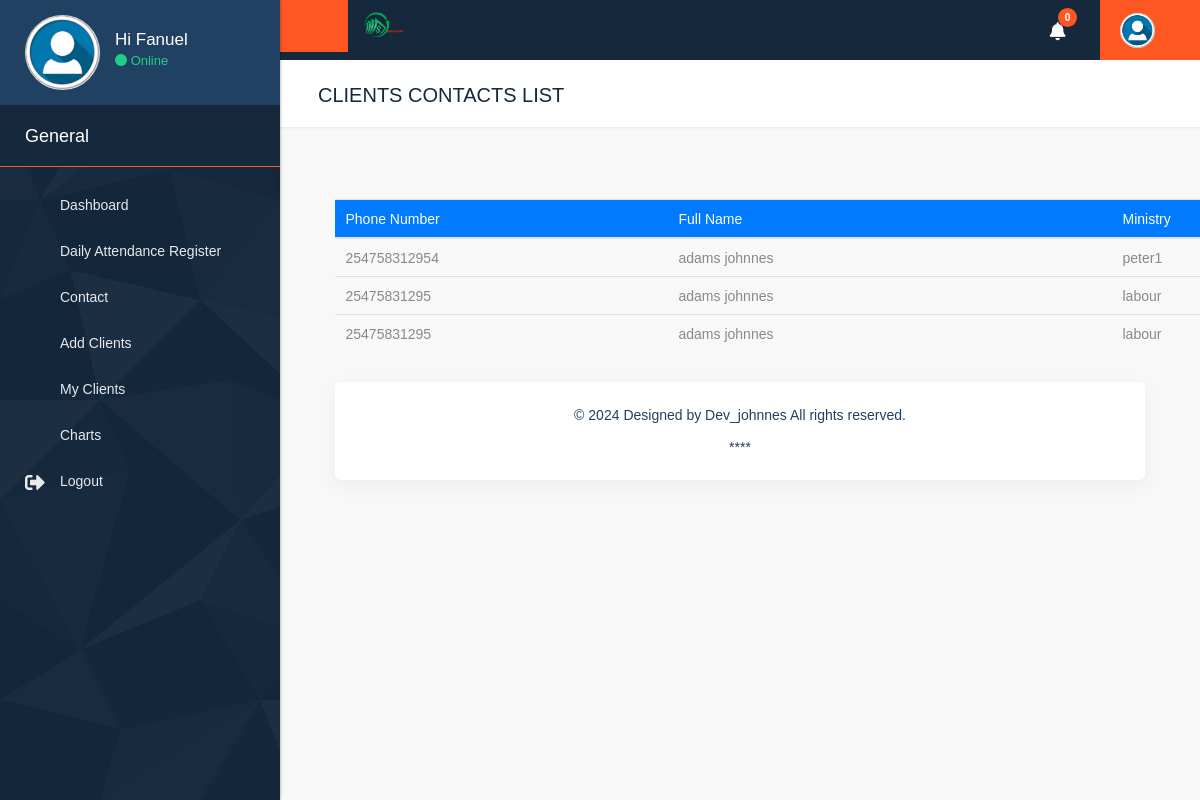
Page /contacts/ (signed in) on the committed database.
### accounts/models.py (models this page shows, shortened)
class User(AbstractUser):
    email = models.EmailField(unique=True)
    is_member = models.BooleanField(default=False)
    is_management = models.BooleanField(default=False)

class Client(models.Model):
    user = models.ForeignKey(User, on_delete=models.CASCADE, blank=True, null=True)
    client_fullname = models.CharField(max_length=255)
    id_number = models.CharField(
                max_length=8,  # Allow up to 8 characters
                unique=True,
                validators=[
                    RegexValidator(
                        regex=r'^[0-9]{7,8}$',  # Only digits, 7 to 8 characters
                        message='ID number must be 7 to 8 digits long.',
                    ),
                ]
            )
    phone_number = models.CharField(
                max_length=12,  # Allow up to 12 characters
                validators=[
                    RegexValidator(
                        regex=r'^[0-9]{10,12}$',  # Only digits, 10 to 12 characters
                        message='Phone number must be 10 to 12 digits long.',
                    ),
                ]
            )
    ministry = models.CharField(max_length=255)
    TYPE_CHOICES = (
        ('prospects', 'Prospects'),
        ('lead', 'Lead'),
        ('conversion', 'Conversion'),
    )
    type = models.CharField(max_length=20, choices=TYPE_CHOICES)
    pf_number = models.CharField(max_length=255, blank=True, null=True)
    amount = models.DecimalField(max_digits=10, decimal_places=2, blank=True, null=True)
    comment = models.TextField(blank=True, null=True)
    pf_number_conversion = models.CharField(max_length=255, blank=True, null=True)
    password = models.CharField(max_length=255, blank=True, null=True)
    amount_applied = models.DecimalField(max_digits=10, decimal_places=2, blank=True, null=True)
    date_field = models.DateField(blank=True, null=True)
    comment_conversion = models.TextField(blank=True, null=True)
    TYPE_LOAN_CHOICES = (
        ('refinance', 'Refinance'),
        ('topup', 'Top-Up'),
        ('buyoff', 'Buy-Off'),
    )
    type_loan_qualify = models.CharField(max_length=20, choices=TYPE_LOAN_CHOICES, blank=True, null=True)

### accounts/views.py (the view)
# urls.py: path('contacts/', views.client_list, name='contacts_list'),
@login_required
def client_list(request):
    clients = Client.objects.filter(user=request.user)
    client_data = clients.values('phone_number', 'client_fullname', 'ministry')
    return render(request, 'member/contacts.html', {'client_data': client_data})

### accounts/templates/member/contacts.html (shortened to what this page needs)
{% extends 'member/base.html' %}
{% load static %}
{% block page_title %} CLIENTS CONTACTS LIST {% endblock %}
{% block content %}
    <div class="container mt-5">
        <table class="table">
            <thead class="bg-primary text-white">
                <tr>
                    <th style="width: 30%;">Phone Number</th>
                    <th style="width: 40%;">Full Name</th>
                    <th style="width: 30%;">Ministry</th>
                </tr>
            </thead>
            <tbody>
                {% for client in client_data %}
                    <tr>
                        <td>
                            {{ client.phone_number }}
                        </td>
                        <td>{{ client.client_fullname }}</td>
                        <td>{{ client.ministry }}</td>
                    </tr>
                {% endfor %}
            </tbody>
        </table>
    </div>
{% endblock %}

### accounts/templates/member/base.html (shortened to what this page needs)
{% load static %}
<!DOCTYPE html>
<html lang="en">
<head>
    <link rel="stylesheet" href="https://cdnjs.cloudflare.com/ajax/libs/font-awesome/5.15.3/css/all.min.css">
    <link rel="stylesheet" href="{% static 'css/bootstrap.min.css' %}" />
    <link rel="stylesheet" href="{% static 'css/style.css' %}" />
    <link rel="stylesheet" href="{% static 'css/responsive.css' %}" />
    <link rel="stylesheet" href="{% static 'css/bootstrap-select.css' %}" />
    <link rel="stylesheet" href="{% static 'css/perfect-scrollbar.css' %}" />
    <link rel="stylesheet" href="{% static 'css/animate.css' %}">
    <link rel="stylesheet" href="{% static 'css/flaticon.css' %}">
    <link rel="stylesheet" href="{% static 'css/font-awesome.min.css' %}">
    <link rel="stylesheet" href="{% static 'css/custom.css' %}" />
</head>
<body class="dashboard dashboard_1">
<div class="full_container">
    <div class="inner_container">
        <nav id="sidebar">
            <div class="sidebar_blog_1">
                <div class="sidebar_user_info">
                    <div class="user_profle_side">
                        <div class="user_img"><img class="img-responsive" src="{% static 'images/layout_img/user_img.jpg' %}" alt="#" /></div>
                        <div class="user_info">
                            <h6>Hi {{user.username.title|default:'Guest'}}</h6>
                            <p><span class="online_animation"></span> Online</p>
                        </div>
                    </div>
                </div>
            </div>
            <div class="sidebar_blog_2">
                <h4>General</h4>
                <ul class="list-unstyled components">
                    <li>
                        <a href="{% url 'member_dashboard' %}">
                            <i class="fa fa-star"></i> <span>Dashboard</span>
                        </a>
                    </li>
                    <li>
                        <a href="{% url 'mark_attendance' %}">
                            <i class="fa fa-calendar"></i> <span>Daily Attendance Register</span>
                        </a>
                    </li>
                    <li>
                        <a href="{% url 'contacts_list' %}">
                            <i class="fa fa-paper-plane red_color"></i> <span>Contact</span>
                        </a>
                    </li>
                    <li>
                        <a href="{% url 'add_client' %}">
                            <i class="fa fa-user-plus"></i> <span>Add Clients</span>
                        </a>
                    </li>
                    <li>
                        <a href="{% url 'user_clients' %}">
                            <i class="fa fa-users"></i> <span>My Clients</span>
                        </a>
                    </li>
                    <li><a href="#"><i class="fa fa-bar-chart-o green_color"></i> <span>Charts</span></a></li>
                    <li>
                      <a href="{% url 'logout' %}">
                          <i class="fas fa-sign-out-alt"></i> <span>Logout</span>
                      </a>
                  </li>
                </ul>
            </div>
        </nav>
        <div id="content">
            <div class="topbar">
                <nav class="navbar navbar-expand-lg navbar-light">
                    <div class="full">
                        <button type="button" id="sidebarCollapse" class="sidebar_toggle"><i class="fa fa-bars"></i></button>
                        <div class="logo_section">
                            <a href="#"><img class="img-responsive" src="{% static 'images/logos/logo.png' %}" alt="#" /></a>
                        </div>
                        <div class="right_topbar">
                            <div class="icon_info">
                                <ul>
                                    <li>
                                        <a href="#" id="notification-icon">
                                            <i class="fas fa-bell"></i>
                                            <span class="badge">0</span>
                                        </a>
                                    </li>
                                </ul>
                                <ul class="user_profile_dd">
                                    <li>
                                        <a class="dropdown-toggle" data-toggle="dropdown"><img class="img-responsive rounded-circle" src="{% static 'images/layout_img/user_img.jpg' %}" alt="#" /></a>
                                    </li>
                                </ul>
                            </div>
                        </div>
                    </div>
                </nav>
            </div>
            <div class="midde_cont">
                <div class="container-fluid">
                    <div class="row column_title">
                        <div class="col-md-12">
                            <div class="page_title">
                                <h2>{% block page_title %}{% endblock %}</h2>
                            </div>
                        </div>
                    </div>
                    {% block content %}{% endblock %}
                    <div class="container-fluid">
                        <div class="footer">
                            <p>&copy; {% now "Y" %} Designed by Dev_johnnes All rights reserved.<br><br> ****</p>
                        </div>
                    </div>
                </div>
            </div>
        </div>
    </div>
</div>
</body>
</html>

### rows in the picture
User: username "Fanuel"
Client: phone_number "254758312954", client_fullname "adams johnnes", ministry "peter1"

### other values in the picture
{{ client.phone_number }} "25475831295" "25475831295"
{{ client.client_fullname }} "adams johnnes" "adams johnnes"
{{ client.ministry }} "labour" "labour"
